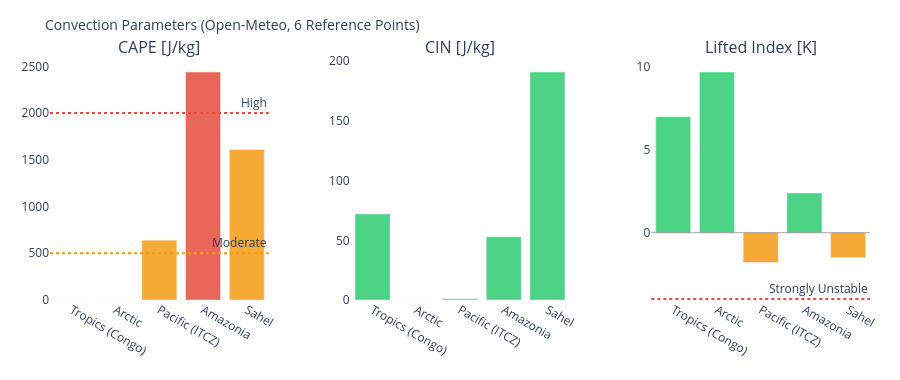

Notebook code for this chart:
### Markdown cell above
---
## 3. Visualizations

### Code cell
# ============================================================
# CAPE / CIN / LIFTED INDEX – Convection potential
# ============================================================

if not df_atm.empty:
    fig = make_subplots(
        rows=1, cols=3,
        subplot_titles=['CAPE [J/kg]', 'CIN [J/kg]', 'Lifted Index [K]'],
        horizontal_spacing=0.1
    )
    pts = df_atm['point'].tolist()
    pt_colors = ['#E85D24','#185FA5','#888780','#378ADD','#639922','#F2A623']

    # CAPE – höher = mehr Gewitterpotential
    cape_vals = df_atm['cape'].fillna(0).tolist()
    cape_colors = ['#e74c3c' if v > 2000 else '#f39c12' if v > 500 else '#2ecc71'
                   for v in cape_vals]
    fig.add_trace(go.Bar(x=pts, y=cape_vals, marker_color=cape_colors,
                         opacity=0.85, showlegend=False), row=1, col=1)
    fig.add_hline(y=2000, line_dash='dot', line_color='#e74c3c',
                  annotation_text='High', row=1, col=1)
    fig.add_hline(y=500,  line_dash='dot', line_color='#f39c12',
                  annotation_text='Moderate', row=1, col=1)

    # CIN – negativer = stärker gedeckelt (weniger Auslöse)
    cin_vals = df_atm['cin'].fillna(0).tolist()
    cin_colors = ['#e74c3c' if v < -200 else '#f39c12' if v < -50 else '#2ecc71'
                  for v in cin_vals]
    fig.add_trace(go.Bar(x=pts, y=cin_vals, marker_color=cin_colors,
                         opacity=0.85, showlegend=False), row=1, col=2)

    # Lifted Index – negativ = instabil
    li_vals = df_atm['li'].fillna(0).tolist()
    li_colors = ['#e74c3c' if v < -4 else '#f39c12' if v < 0 else '#2ecc71'
                 for v in li_vals]
    fig.add_trace(go.Bar(x=pts, y=li_vals, marker_color=li_colors,
                         opacity=0.85, showlegend=False), row=1, col=3)
    fig.add_hline(y=0, line_color='gray', line_width=0.7, row=1, col=3)
    fig.add_hline(y=-4, line_dash='dot', line_color='#e74c3c',
                  annotation_text='Strongly Unstable', row=1, col=3)

    fig.update_layout(
        title=dict(text='Convection Parameters (Open-Meteo, 6 Reference Points)', font=dict(size=14)),
        height=380, plot_bgcolor='rgba(0,0,0,0)', paper_bgcolor='rgba(0,0,0,0)',
        margin=dict(l=50, r=30, t=60, b=80)
    )
    fig.update_xaxes(tickangle=30)
    fig.show()

### Figure 1 — Plotly figure (JSON) as saved in the notebook; plotly's stock layout.template omitted (floating-point values rounded to 4 significant figures)
{"data": [{"marker": {"color": ["#2ecc71", "#2ecc71", "#f39c12", "#e74c3c", "#f39c12"]}, "opacity": 0.85, "showlegend": false, "type": "bar", "x": ["Tropics (Congo)", "Arctic", "Pacific (ITCZ)", "Amazonia", "Sahel"], "xaxis": "x", "y": [0.0, 0.0, 640.0, 2440.0, 1610.0], "yaxis": "y"}, {"marker": {"color": ["#2ecc71", "#2ecc71", "#2ecc71", "#2ecc71", "#2ecc71"]}, "opacity": 0.85, "showlegend": false, "type": "bar", "x": ["Tropics (Congo)", "Arctic", "Pacific (ITCZ)", "Amazonia", "Sahel"], "xaxis": "x2", "y": [72.0, 0.0, 1.0, 53.0, 191.0], "yaxis": "y2"}, {"marker": {"color": ["#2ecc71", "#2ecc71", "#f39c12", "#2ecc71", "#f39c12"]}, "opacity": 0.85, "showlegend": false, "type": "bar", "x": ["Tropics (Congo)", "Arctic", "Pacific (ITCZ)", "Amazonia", "Sahel"], "xaxis": "x3", "y": [7.0, 9.7, -1.8, 2.4, -1.5], "yaxis": "y3"}], "layout": {"annotations": [{"font": {"size": 16}, "showarrow": false, "text": "CAPE [J/kg]", "x": 0.1333, "xanchor": "center", "xref": "paper", "y": 1.0, "yanchor": "bottom", "yref": "paper"}, {"font": {"size": 16}, "showarrow": false, "text": "CIN [J/kg]", "x": 0.5, "xanchor": "center", "xref": "paper", "y": 1.0, "yanchor": "bottom", "yref": "paper"}, {"font": {"size": 16}, "showarrow": false, "text": "Lifted Index [K]", "x": 0.8667, "xanchor": "center", "xref": "paper", "y": 1.0, "yanchor": "bottom", "yref": "paper"}, {"showarrow": false, "text": "High", "x": 1, "xanchor": "right", "xref": "x domain", "y": 2000, "yanchor": "bottom", "yref": "y"}, {"showarrow": false, "text": "Moderate", "x": 1, "xanchor": "right", "xref": "x domain", "y": 500, "yanchor": "bottom", "yref": "y"}, {"showarrow": false, "text": "Strongly Unstable", "x": 1, "xanchor": "right", "xref": "x3 domain", "y": -4, "yanchor": "bottom", "yref": "y3"}], "height": 380, "margin": {"b": 80, "l": 50, "r": 30, "t": 60}, "paper_bgcolor": "rgba(0,0,0,0)", "plot_bgcolor": "rgba(0,0,0,0)", "shapes": [{"line": {"color": "#e74c3c", "dash": "dot"}, "type": "line", "x0": 0, "x1": 1, "xref": "x domain", "y0": 2000, "y1": 2000, "yref": "y"}, {"line": {"color": "#f39c12", "dash": "dot"}, "type": "line", "x0": 0, "x1": 1, "xref": "x domain", "y0": 500, "y1": 500, "yref": "y"}, {"line": {"color": "gray", "width": 0.7}, "type": "line", "x0": 0, "x1": 1, "xref": "x3 domain", "y0": 0, "y1": 0, "yref": "y3"}, {"line": {"color": "#e74c3c", "dash": "dot"}, "type": "line", "x0": 0, "x1": 1, "xref": "x3 domain", "y0": -4, "y1": -4, "yref": "y3"}], "title": {"font": {"size": 14}, "text": "Convection Parameters (Open-Meteo, 6 Reference Points)"}, "xaxis": {"anchor": "y", "domain": [0.0, 0.2667], "tickangle": 30}, "xaxis2": {"anchor": "y2", "domain": [0.3667, 0.6333], "tickangle": 30}, "xaxis3": {"anchor": "y3", "domain": [0.7333, 1.0], "tickangle": 30}, "yaxis": {"anchor": "x", "domain": [0.0, 1.0]}, "yaxis2": {"anchor": "x2", "domain": [0.0, 1.0]}, "yaxis3": {"anchor": "x3", "domain": [0.0, 1.0]}}}
